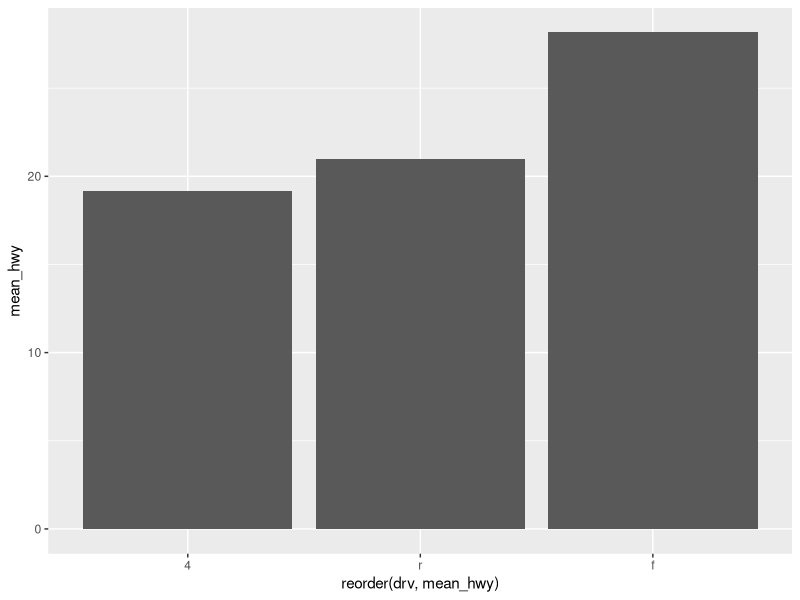

Write the R code that produced this figure.
install.packages("dplyr")
library(dplyr)
library(ggplot2)
dt = as.data.frame(ggplot2::mpg)

#ggplot(data=dt, aes(x=drv)) + geom_bar()
dt1 = dt %>%
  group_by(drv) %>%
  summarise(mean_hwy = mean(hwy))

ggplot(data=dt1, aes(x=reorder(drv,mean_hwy), y=mean_hwy)) + geom_col() #평균 


#drv 변수에 대한 그룹별 hwy 평균값 구하기 

